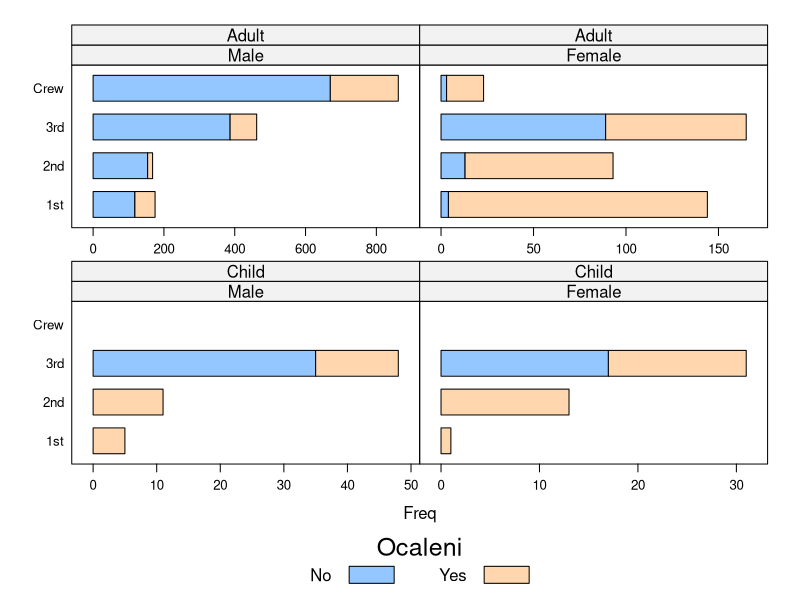

Source code (R): (Note: this script raises an error after producing the figure.)
rm(list=ls())
options(width=200)
#library(colorout)
library(lattice)
# trzeba zainstalowac 
library(latticeExtra)


wyk <- barchart(
   Class ~ Freq | Sex + Age,
   data = as.data.frame(Titanic),
   groups = Survived, 
   # kumulowanie danych/zestawienie obok, beside=T/F
   stack = TRUE,
   # rozłożenie dla 
   layout = c(2,2),
   auto.key = list(title = "Ocaleni", columns = 2, space="bottom"),
   scales = list(x = "free")
)
x11()
print(wyk)

x11()
# uwaga na numerację!!!
print(wyk[1,1])

x11()
print(wyk[2,2])

# aktualizacja wykresu
wyk_2 <- update(wyk,
   panel = function(...) {
       #panel.barchart(...)
       panel.barchart(...,border = "transparent")
       panel.grid(h = 10, v = 10)
   }
)
x11()
print(wyk_2)

#library(latticeExtra)
d <- data.frame(x=1:10,y=1:10,z=10:1)
p1 <- xyplot(y~x,data=d,col="green")
p2 <- xyplot(z~x,data=d,col="red")

x11(); plot(p1)
x11(); plot(p2)
x11()
print(p1 + p2)



# wiele wykrsow na jednym obrazku 

w1 <- ts(cumsum(rnorm(100)),freq=12)
w2 <- ts(cumsum(rnorm(100)),freq=12)
w3 <- ts(cumsum(rnorm(100)),freq=12)

px1 <- xyplot(w1,main="1")
px2 <- xyplot(w2,col.line="green",main="2")
px3 <- xyplot(w3,col.line="red",main="3")

x11();plot(px1)
x11();plot(px2)
x11();plot(px3)

# x11()
# plot( wyk,split=c(col, row, ncol, nrow))
# print(wyk,split=c(col, row, ncol, nrow))

x11()
plot(px1,   split=c(1,1,1,3),   more=T)
print(px2,  split=c(1,2,1,3),   more=T)
print(px3,  split=c(1,3,1,3),   more=F)


# (x_0,y_0,x_1,y_1)
x11()
print(px1,  position=c(0, .6, 1, 1), more=TRUE)
print(px2,  position=c(0, 0, 0.5, .6) , more=TRUE)
print(px3,  position=c(0.5, 0, 1, .6) )
